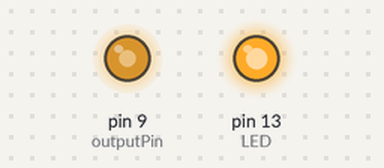
Recording of a sketch running on a simulated Arduino Uno, built with avr-gcc and run on an emulated ATmega328P. Shown: output pins drawn as LEDs (lit = HIGH).

Above: at 0.1 s.
Timing chart, 0 to 1.6 s (numbered marks = the images above):
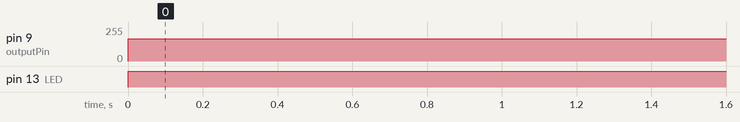

Measured:
- by itself, pin 9 (outputPin): 0/255 → 168/255 at 0.00 s
- by itself, pin 13 (LED): LOW → HIGH at 0.00 s

The sketch:

HelloWorld.ino
```cpp
#include "hoge.hpp"

int outputPin = 9;
int LED = 13;

void setup() {
    // put your setup code here, to run once:
    pinMode(outputPin, OUTPUT);   // ピンを出力に設定する
    pinMode(LED, OUTPUT);
}

void loop() {
    // put your main code here, to run repeatedly:
    int val = (int)((255 / 5) * 3.3);
    //analogWrite(outputPin, 3.3);  // analogReadの値は0から1023まで，analogWriteの値は0から255まで
    analog_write(outputPin, val);
    digitalWrite(LED,HIGH);
}
```

hoge.hpp
```cpp
#ifndef HOGE_HPP_
#define HOGE_HPP_

#include <Arduino.h>

void analog_write(int pin, int value) {
    analogWrite(pin, value);  // analogReadの値は0から1023まで，analogWriteの値は0から255まで
}

#endif /* HOGE_HPP_ */
```
